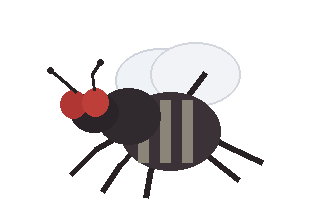
#> input picture fly_heaven/assets/fly/fly_base.png, 320 x 220 px, found by its file name
$ python make_fly_angles.py
#> lines starting #> are read from the running program, lines starting #| are printed output that depends on the picture
from pathlib import Path
from PIL import Image

src = Path("fly_heaven/assets/fly/fly_base.png")
out_dir = Path("fly_heaven/assets/fly/angles")
out_dir.mkdir(parents=True, exist_ok=True)

img = Image.open(src).convert("RGBA")
#> img is the input picture: PIL image 320x220 RGBA; mean R, G, B, A 27.2, 24.5, 25.3, 45.1
w, h = img.size
#> w = 320; h = 220
canvas_size = max(w, h) * 2
#> canvas_size = 640

angles = [
    ("0",   0),
    ("1",  45),
    ("2",  90),
    ("3", 135),
    ("4", 180),
    ("5", 225),
    ("6", 270),
    ("7", 315),
]

for name, angle in angles:
    rotated = img.rotate(
        -angle,
        resample=Image.Resampling.NEAREST,
        expand=True
    )
    canvas = Image.new("RGBA", (canvas_size, canvas_size), (0, 0, 0, 0))
    x = (canvas_size - rotated.width) // 2
    y = (canvas_size - rotated.height) // 2
    canvas.alpha_composite(rotated, (x, y))
    canvas.save(out_dir / f"fly_{name}.png")
#> this loop made 8 passes
#> pass 1, `canvas.save(out_dir / f"fly_{name}.png")`:
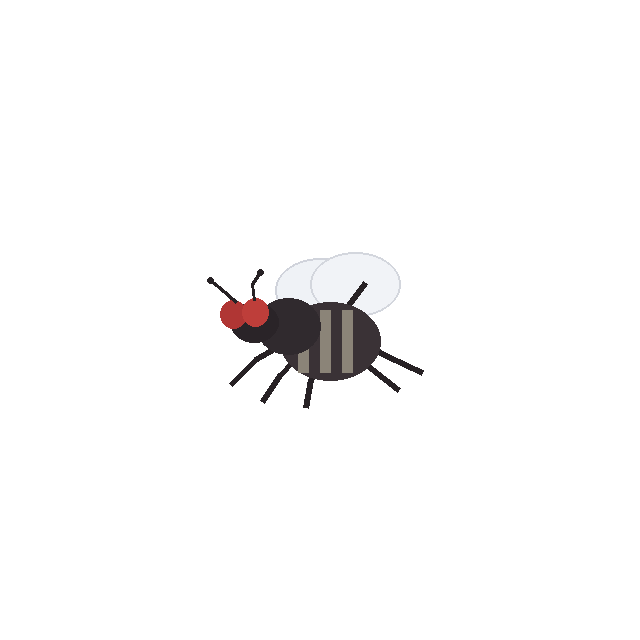
#> saved as fly_0.png: PIL image 640x640 RGBA; mean R, G, B, A 4.7, 4.2, 4.4, 7.8; transparent parts drawn white
#> pass 2, `rotated = img.rotate( -angle, resample=Image.Resampling.NEAREST, expan..`:
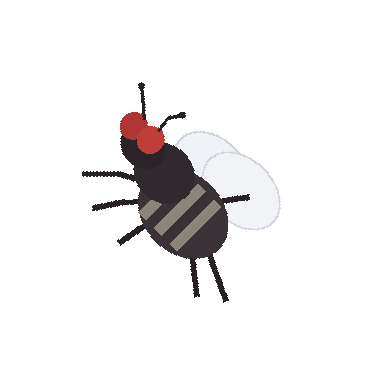
#> rotated: PIL image 382x382 RGBA; mean R, G, B, A 13.1, 11.8, 12.2, 21.8; transparent parts drawn white
#> pass 2, `canvas.save(out_dir / f"fly_{name}.png")`:
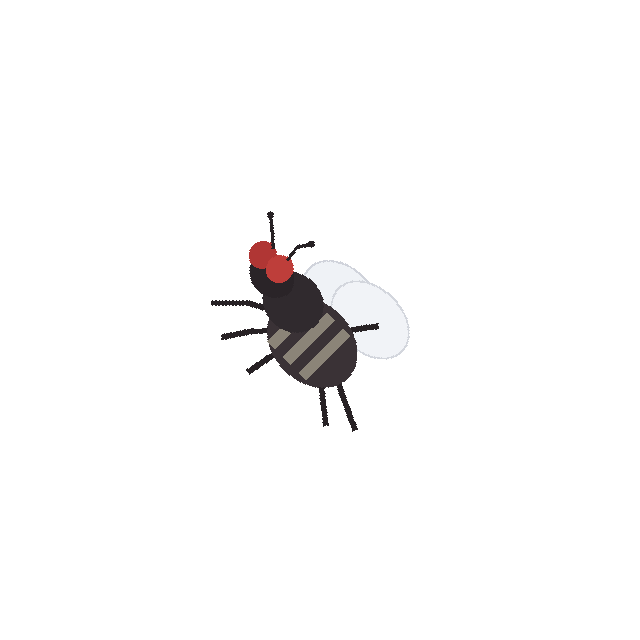
#> saved as fly_1.png: PIL image 640x640 RGBA; mean R, G, B, A 4.7, 4.2, 4.4, 7.8; transparent parts drawn white
#> after the loop:
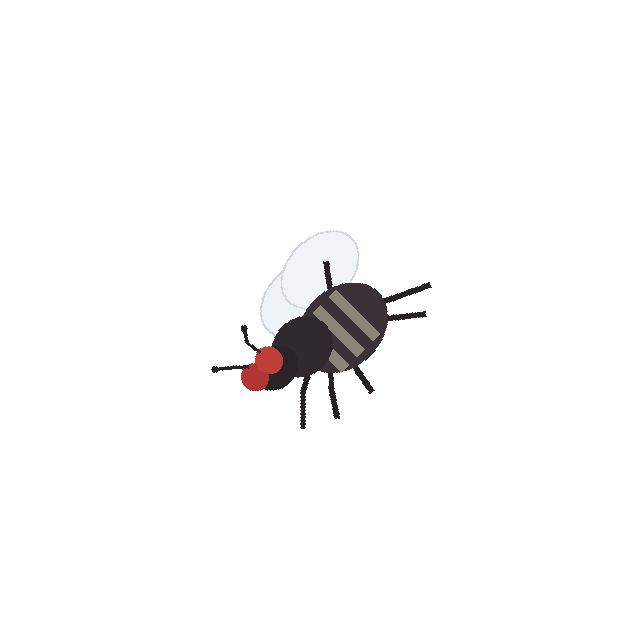
#> canvas: PIL image 640x640 RGBA; mean R, G, B, A 4.7, 4.2, 4.4, 7.8; transparent parts drawn white
#> after the loop:
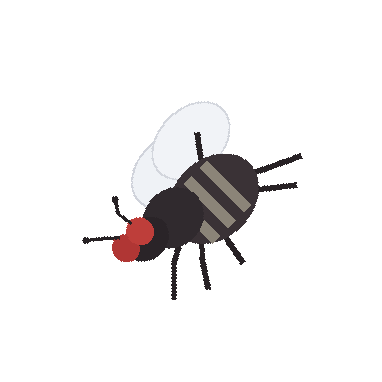
#> rotated: PIL image 382x382 RGBA; mean R, G, B, A 13.1, 11.8, 12.2, 21.8; transparent parts drawn white

print("Saved to:", out_dir)
for p in sorted(out_dir.glob("*.png")):
    print(" -", p.name)
